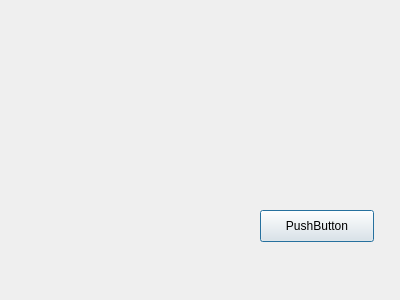
<?xml version="1.0" encoding="UTF-8"?>
<ui version="4.0">
 <class>Dialog</class>
 <widget class="QDialog" name="Dialog">
  <property name="geometry">
   <rect>
    <x>0</x>
    <y>0</y>
    <width>400</width>
    <height>300</height>
   </rect>
  </property>
  <property name="windowTitle">
   <string>Dialog</string>
  </property>
  <widget class="QPushButton" name="pushButton">
   <property name="geometry">
    <rect>
     <x>260</x>
     <y>210</y>
     <width>114</width>
     <height>32</height>
    </rect>
   </property>
   <property name="text">
    <string>PushButton</string>
   </property>
  </widget>
 </widget>
 <layoutdefault spacing="6" margin="11"/>
 <resources/>
 <connections/>
</ui>
